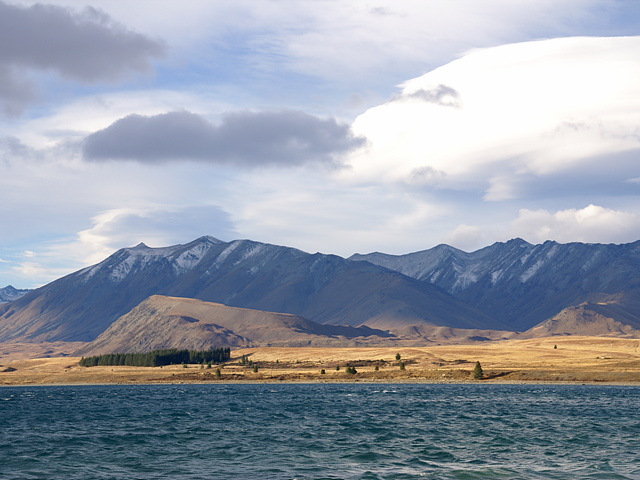
//> input picture test_images/tekapo.bmp, 640 x 480 px
$ ./coloreq_saturation   (built with g++ and OpenCV 4)
//> lines starting //> are read from the running program, lines starting //| are printed output that depends on the picture
#include <iostream>
#include "opencv2/opencv.hpp"

#ifndef BASE_IMAGE_PATH
#define BASE_IMAGE_PATH "./"
#endif
#define IMAGE_PATH(PATH) BASE_IMAGE_PATH PATH
using namespace cv;
using namespace std;

#define HEIGHT 512
#define WIDTH 512

int main()
{
    Mat src = cv::imread(IMAGE_PATH("tekapo.bmp"), IMREAD_COLOR);
//> src is the input picture: 480 rows x 640 cols, CV_8UC3; mean B, G, R 169.8, 157.4, 149.7

    if (src.empty())
    {
        std::cerr << "Image not found" << std::endl;
        return -1;
    }
    Mat dst, dst2, result;
    cvtColor(src, dst, COLOR_BGR2HSV);
//> dst: 480 rows x 640 cols, CV_8UC3; mean H, S, V 90.3, 61.4, 176.8

    vector<Mat> hsvVector;
    split(dst, hsvVector);
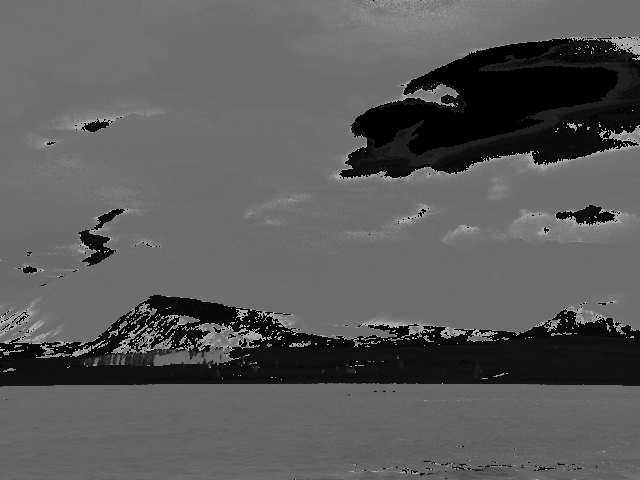
//> hsvVector[0]: 480 rows x 640 cols, CV_8UC1; min 0, max 179, mean 90.3
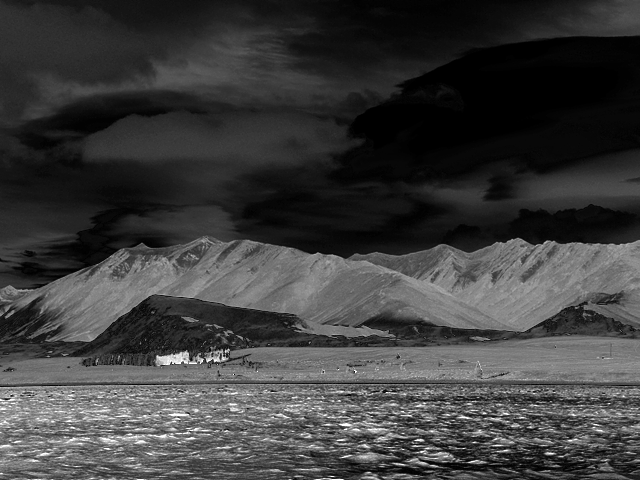
//> hsvVector[1]: 480 rows x 640 cols, CV_8UC1; min 0, max 255, mean 61.4
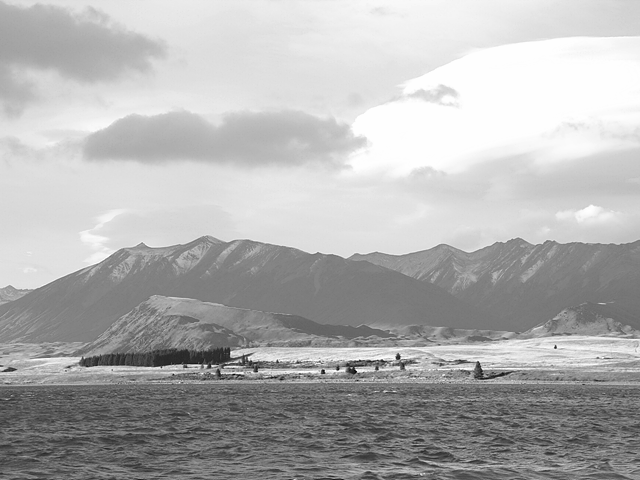
//> hsvVector[2]: 480 rows x 640 cols, CV_8UC1; min 0, max 254, mean 176.8

    equalizeHist(hsvVector[1], hsvVector[1]);
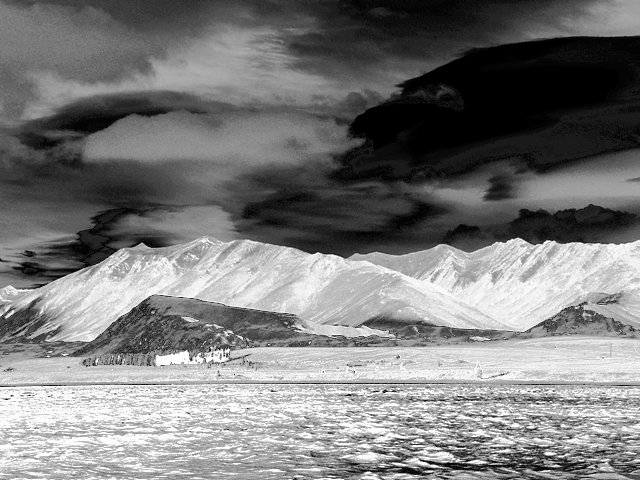
//> hsvVector[1]: 480 rows x 640 cols, CV_8UC1; min 0, max 255, mean 122.8

    merge(hsvVector, dst2);
//> dst2: 480 rows x 640 cols, CV_8UC3; mean H, S, V 90.3, 122.8, 176.8

    cvtColor(dst2, result, COLOR_HSV2BGR);
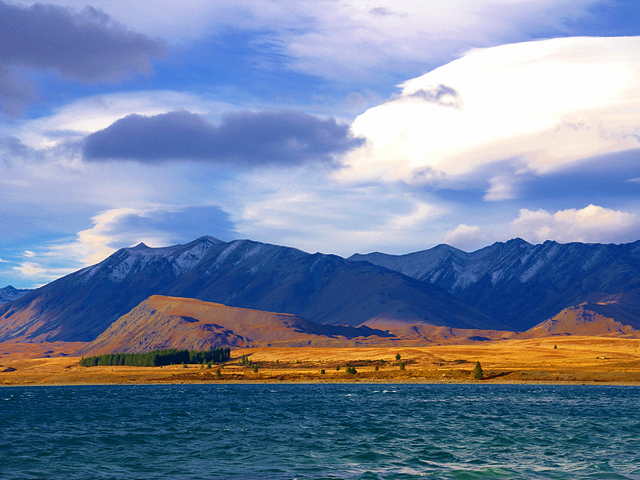
//> result: 480 rows x 640 cols, CV_8UC3; mean B, G, R 163.2, 133.8, 118.2

    imshow("src", src);
    imshow("result", result);

    waitKey();
    destroyAllWindows();
    return 0;
}

$ run again, with test_images/airplane.bmp copied over test_images/tekapo.bmp
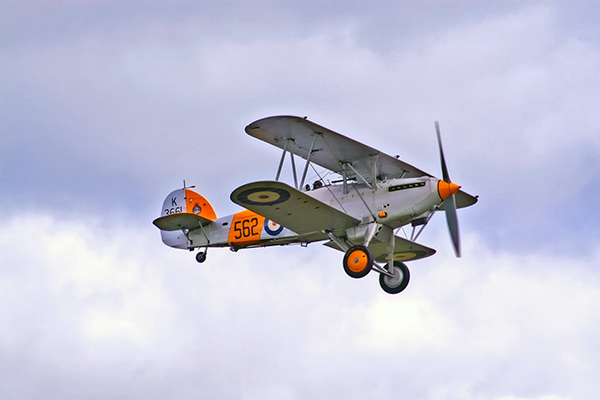
//> input picture test_images/airplane.bmp, 600 x 400 px
//> src is the input picture: 400 rows x 600 cols, CV_8UC3; mean B, G, R 217.1, 197.6, 196.8
//> dst: 400 rows x 600 cols, CV_8UC3; mean H, S, V 111.5, 32.6, 219.9
//> `equalizeHist(hsvVector[1], hsvVector[1]);`:
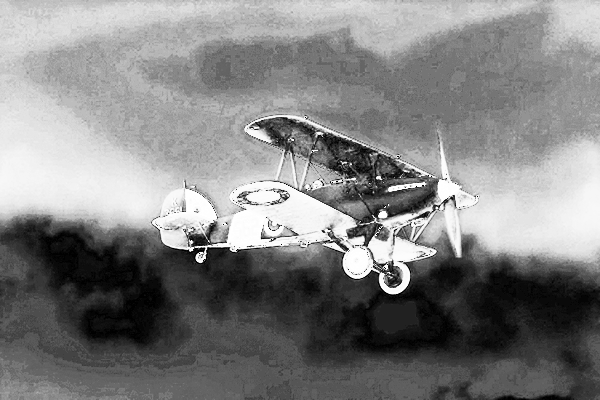
//> hsvVector[1]: 400 rows x 600 cols, CV_8UC1; min 0, max 255, mean 129.6
//> dst2: 400 rows x 600 cols, CV_8UC3; mean H, S, V 111.5, 129.6, 219.9
//> `cvtColor(dst2, result, COLOR_HSV2BGR);`:
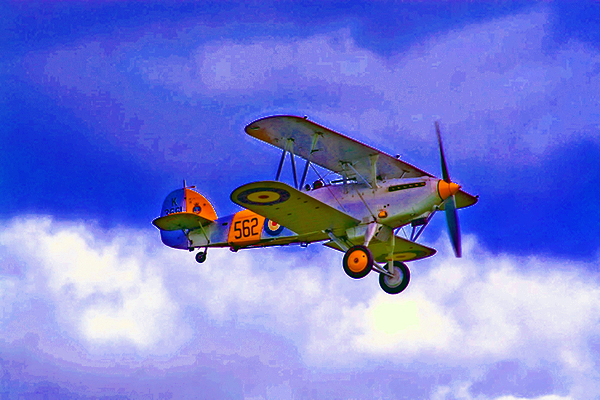
//> result: 400 rows x 600 cols, CV_8UC3; mean B, G, R 214.9, 125.8, 118.5

$ run again, with test_images/card.bmp copied over test_images/tekapo.bmp
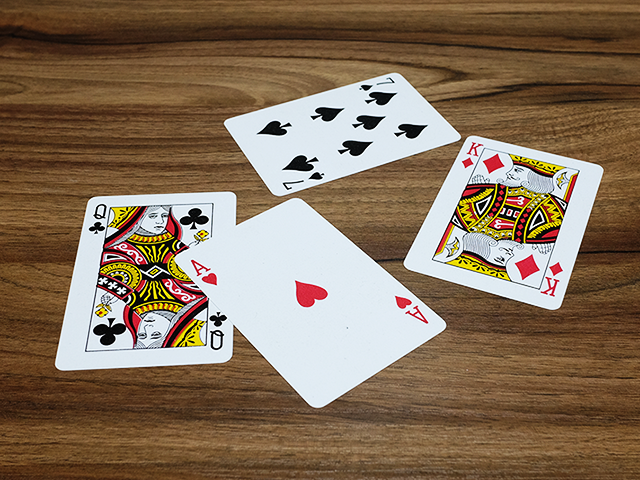
//> input picture test_images/card.bmp, 640 x 480 px
//> src is the input picture: 480 rows x 640 cols, CV_8UC3; mean B, G, R 90.2, 112.3, 133.7
//> dst: 480 rows x 640 cols, CV_8UC3; mean H, S, V 40.1, 118.6, 138
//> `equalizeHist(hsvVector[1], hsvVector[1]);`:
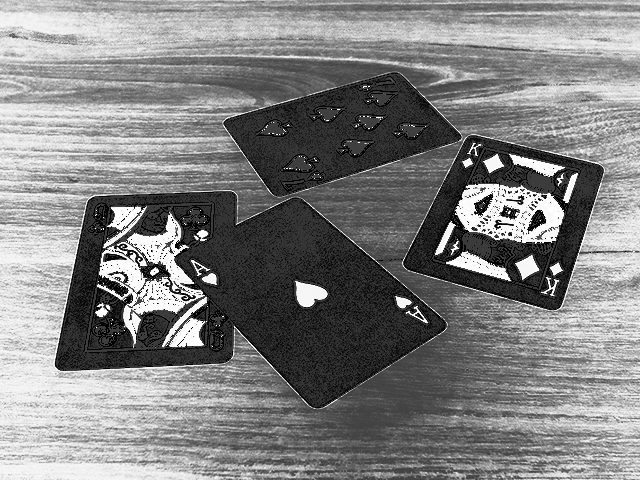
//> hsvVector[1]: 480 rows x 640 cols, CV_8UC1; min 0, max 255, mean 129.1
//> dst2: 480 rows x 640 cols, CV_8UC3; mean H, S, V 40.1, 129.1, 138
//> `cvtColor(dst2, result, COLOR_HSV2BGR);`:
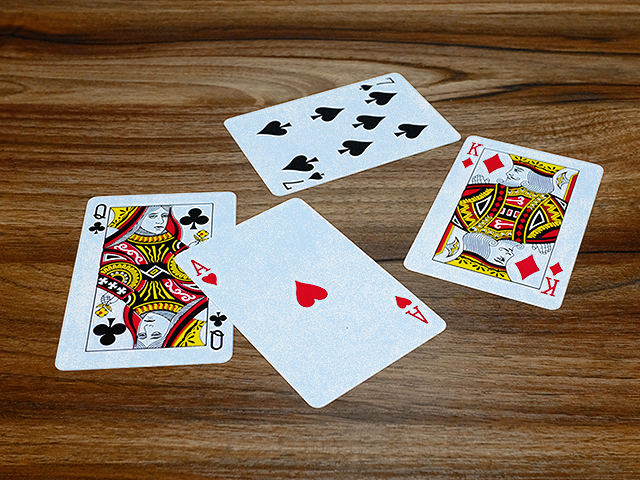
//> result: 480 rows x 640 cols, CV_8UC3; mean B, G, R 88.5, 109.2, 129.7
